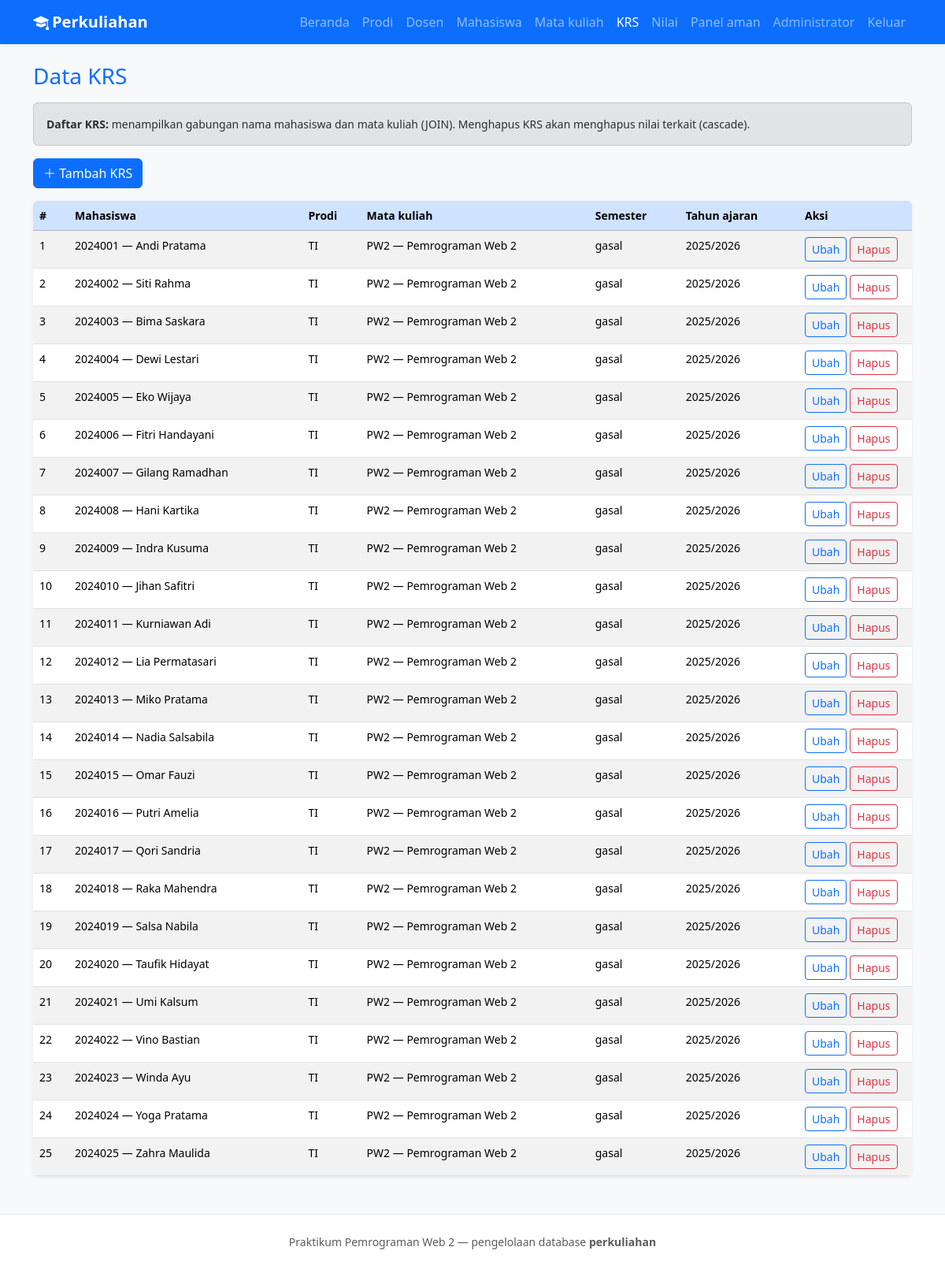
/krs.php (signed in), run on the app's committed database.
### tables this page shows
CREATE TABLE krs (
  id_krs INT UNSIGNED NOT NULL AUTO_INCREMENT,
  id_mahasiswa INT UNSIGNED NOT NULL,
  id_mk INT UNSIGNED NOT NULL,
  semester ENUM('gasal', 'genap') NOT NULL,
  tahun_ajaran VARCHAR(9) NOT NULL COMMENT 'Format: YYYY/YYYY',
  created_at TIMESTAMP NOT NULL DEFAULT CURRENT_TIMESTAMP,
  PRIMARY KEY (id_krs),
  UNIQUE KEY uq_krs_ambil (id_mahasiswa, id_mk, semester, tahun_ajaran),
  KEY idx_krs_mahasiswa (id_mahasiswa),
  KEY idx_krs_mk (id_mk),
  CONSTRAINT fk_krs_mahasiswa
    FOREIGN KEY (id_mahasiswa) REFERENCES mahasiswa (id_mahasiswa)
    ON UPDATE CASCADE ON DELETE CASCADE,
  CONSTRAINT fk_krs_matakuliah
    FOREIGN KEY (id_mk) REFERENCES matakuliah (id_mk)
    ON UPDATE CASCADE ON DELETE RESTRICT
);

CREATE TABLE mahasiswa (
  id_mahasiswa INT UNSIGNED NOT NULL AUTO_INCREMENT,
  nim VARCHAR(20) NOT NULL,
  nama VARCHAR(120) NOT NULL,
  email VARCHAR(120) DEFAULT NULL,
  angkatan YEAR NOT NULL,
  id_prodi INT UNSIGNED NOT NULL,
  created_at TIMESTAMP NOT NULL DEFAULT CURRENT_TIMESTAMP,
  PRIMARY KEY (id_mahasiswa),
  UNIQUE KEY uq_mahasiswa_nim (nim),
  KEY idx_mahasiswa_prodi (id_prodi),
  CONSTRAINT fk_mahasiswa_prodi
    FOREIGN KEY (id_prodi) REFERENCES prodi (id_prodi)
    ON UPDATE CASCADE ON DELETE RESTRICT
);

CREATE TABLE prodi (
  id_prodi INT UNSIGNED NOT NULL AUTO_INCREMENT,
  kode_prodi VARCHAR(20) NOT NULL,
  nama_prodi VARCHAR(160) NOT NULL,
  created_at TIMESTAMP NOT NULL DEFAULT CURRENT_TIMESTAMP,
  PRIMARY KEY (id_prodi),
  UNIQUE KEY uq_prodi_kode (kode_prodi)
);

CREATE TABLE matakuliah (
  id_mk INT UNSIGNED NOT NULL AUTO_INCREMENT,
  kode_mk VARCHAR(20) NOT NULL,
  nama_mk VARCHAR(160) NOT NULL,
  sks TINYINT UNSIGNED NOT NULL DEFAULT 3,
  id_dosen INT UNSIGNED NOT NULL,
  id_prodi INT UNSIGNED NOT NULL,
  created_at TIMESTAMP NOT NULL DEFAULT CURRENT_TIMESTAMP,
  PRIMARY KEY (id_mk),
  UNIQUE KEY uq_matakuliah_kode (kode_mk),
  KEY idx_matakuliah_dosen (id_dosen),
  KEY idx_matakuliah_prodi (id_prodi),
  CONSTRAINT fk_matakuliah_dosen
    FOREIGN KEY (id_dosen) REFERENCES dosen (id_dosen)
    ON UPDATE CASCADE ON DELETE RESTRICT,
  CONSTRAINT fk_matakuliah_prodi
    FOREIGN KEY (id_prodi) REFERENCES prodi (id_prodi)
    ON UPDATE CASCADE ON DELETE RESTRICT
);

### includes/fungsi.php (called while the page is built, shortened)
<?php
function h(?string $teks): string
{
    return htmlspecialchars((string) $teks, ENT_QUOTES, 'UTF-8');
}

### krs.php (the view, shortened to what this page needs)
<?php
require_once __DIR__ . '/config/database.php';
require_once __DIR__ . '/includes/fungsi.php';
$aksiGet = $_GET['aksi'] ?? 'daftar';
$barisEdit = null;
$mahasiswaList = $pdo->query('SELECT id_mahasiswa, nim, nama FROM mahasiswa ORDER BY nim ASC')->fetchAll(PDO::FETCH_ASSOC);
$mkList = $pdo->query('SELECT id_mk, kode_mk, nama_mk FROM matakuliah ORDER BY kode_mk ASC')->fetchAll(PDO::FETCH_ASSOC);
$daftar = $pdo->query(
    'SELECT k.*, m.nim, m.nama AS nama_mhs, mk.kode_mk, mk.nama_mk, p.kode_prodi
     FROM krs k
     INNER JOIN mahasiswa m ON m.id_mahasiswa = k.id_mahasiswa
     INNER JOIN matakuliah mk ON mk.id_mk = k.id_mk
     INNER JOIN prodi p ON p.id_prodi = m.id_prodi
     ORDER BY k.tahun_ajaran DESC, k.semester, m.nim'
)->fetchAll(PDO::FETCH_ASSOC);
require_once __DIR__ . '/includes/header.php';
?>
<?php if ($aksiGet === 'tambah' || ($aksiGet === 'ubah' && $barisEdit)) : ?>
    <div class="alert alert-info small" role="note">
        <strong>Petunjuk:</strong> Satu mahasiswa tidak boleh mengambil kombinasi MK + semester + tahun ajaran yang sama dua kali.
        Format tahun ajaran disarankan: <code>2025/2026</code>. Mahasiswa hanya boleh mengambil MK dari <strong>prodi yang sama</strong>.
    </div>
    <?php if ($mahasiswaList === [] || $mkList === []) : ?>
        <div class="alert alert-warning">Lengkapi dulu data <a href="mahasiswa.php">Mahasiswa</a> dan <a href="matakuliah.php">Mata kuliah</a>.</div>
    <?php endif; ?>
    <div class="card shadow-sm border-0">
        <div class="card-body">
            <form method="post" class="row g-3" action="krs.php">
                <input type="hidden" name="aksi" value="<?= $aksiGet === 'tambah' ? 'simpan_tambah' : 'simpan_ubah' ?>">
                <?php if ($aksiGet === 'ubah' && $barisEdit) : ?>
                    <input type="hidden" name="id_krs" value="<?= (int) $barisEdit['id_krs'] ?>">
                <?php endif; ?>
                <div class="col-md-6">
                    <label class="form-label" for="id_mahasiswa">Mahasiswa</label>
                    <select class="form-select" id="id_mahasiswa" name="id_mahasiswa" required <?= $mahasiswaList === [] ? 'disabled' : '' ?>>
                        <option value="">— pilih —</option>
                        <?php foreach ($mahasiswaList as $m) : ?>
                            <?php $sel = $barisEdit && (int) $barisEdit['id_mahasiswa'] === (int) $m['id_mahasiswa'] ? ' selected' : ''; ?>
                            <option value="<?= (int) $m['id_mahasiswa'] ?>"<?= $sel ?>><?= h((string) $m['nim']) ?> — <?= h((string) $m['nama']) ?></option>
                        <?php endforeach; ?>
                    </select>
                </div>
                <div class="col-md-6">
                    <label class="form-label" for="id_mk">Mata kuliah</label>
                    <select class="form-select" id="id_mk" name="id_mk" required <?= $mkList === [] ? 'disabled' : '' ?>>
                        <option value="">— pilih —</option>
                        <?php foreach ($mkList as $mk) : ?>
                            <?php $sel = $barisEdit && (int) $barisEdit['id_mk'] === (int) $mk['id_mk'] ? ' selected' : ''; ?>
                            <option value="<?= (int) $mk['id_mk'] ?>"<?= $sel ?>><?= h((string) $mk['kode_mk']) ?> — <?= h((string) $mk['nama_mk']) ?></option>
                        <?php endforeach; ?>
                    </select>
                </div>
                <div class="col-md-4">
                    <label class="form-label" for="semester">Semester</label>
                    <select class="form-select" id="semester" name="semester" required>
                        <?php
                        $semNow = $barisEdit ? (string) $barisEdit['semester'] : 'gasal';
                        foreach (['gasal' => 'Gasal', 'genap' => 'Genap'] as $val => $label) {
                            $sel = $semNow === $val ? ' selected' : '';
                            echo '<option value="' . h($val) . '"' . $sel . '>' . h($label) . '</option>';
                        }
                        ?>
                    </select>
                </div>
                <div class="col-md-8">
                    <label class="form-label" for="tahun_ajaran">Tahun ajaran</label>
                    <input class="form-control" id="tahun_ajaran" name="tahun_ajaran" required maxlength="9"
                           placeholder="contoh: 2025/2026"
                           value="<?= $barisEdit ? h((string) $barisEdit['tahun_ajaran']) : '2025/2026' ?>">
                </div>
                <div class="col-12 d-flex gap-2">
                    <button type="submit" class="btn btn-primary" <?= ($mahasiswaList === [] || $mkList === []) ? 'disabled' : '' ?>>Simpan</button>
                    <a class="btn btn-outline-secondary" href="krs.php">Batal</a>
                </div>
            </form>
        </div>
    </div>
<?php else : ?>
    <div class="alert alert-secondary small" role="note">
        <strong>Daftar KRS:</strong> menampilkan gabungan nama mahasiswa dan mata kuliah (JOIN). Menghapus KRS akan menghapus nilai terkait (cascade).
    </div>
    <p><a class="btn btn-primary" href="krs.php?aksi=tambah"><i class="bi bi-plus-lg"></i> Tambah KRS</a></p>
    <div class="table-responsive card border-0 shadow-sm">
        <table class="table table-striped table-hover mb-0 small">
            <thead class="table-primary">
            <tr>
                <th scope="col">#</th>
                <th scope="col">Mahasiswa</th>
                <th scope="col">Prodi</th>
                <th scope="col">Mata kuliah</th>
                <th scope="col">Semester</th>
                <th scope="col">Tahun ajaran</th>
                <th scope="col" style="width: 9rem">Aksi</th>
            </tr>
            </thead>
            <tbody>
            <?php if ($daftar === []) : ?>
                <tr><td colspan="7" class="text-center text-muted py-4">Belum ada data KRS.</td></tr>
            <?php else : ?>
                <?php foreach ($daftar as $i => $r) : ?>
                    <tr>
                        <td><?= $i + 1 ?></td>
                        <td><?= h((string) $r['nim']) ?> — <?= h((string) $r['nama_mhs']) ?></td>
                        <td><?= h((string) $r['kode_prodi']) ?></td>
                        <td><?= h((string) $r['kode_mk']) ?> — <?= h((string) $r['nama_mk']) ?></td>
                        <td><?= h((string) $r['semester']) ?></td>
                        <td><?= h((string) $r['tahun_ajaran']) ?></td>
                        <td class="d-flex flex-wrap gap-1">
                            <a class="btn btn-sm btn-outline-primary" href="krs.php?aksi=ubah&id=<?= (int) $r['id_krs'] ?>">Ubah</a>
                            <form method="post" action="krs.php" class="d-inline" onsubmit="return confirm('Yakin menghapus KRS ini (dan nilai jika ada)?');">
                                <button type="submit" class="btn btn-sm btn-outline-danger">Hapus</button>
                            </form>
                        </td>
                    </tr>
                <?php endforeach; ?>
            <?php endif; ?>
            </tbody>
        </table>
    </div>
<?php endif; ?>
<?php require_once __DIR__ . '/includes/footer.php'; ?>

### data on the page
krs: id_mahasiswa.nim "2024001", id_mahasiswa.nama "Andi Pratama", prodi.kode_prodi "TI", id_mk.kode_mk "PW2", id_mk.nama_mk "Pemrograman Web 2", semester "gasal", tahun_ajaran "2025/2026"
krs: id_mahasiswa.nim "2024002", id_mahasiswa.nama "Siti Rahma", prodi.kode_prodi "TI", id_mk.kode_mk "PW2", id_mk.nama_mk "Pemrograman Web 2", semester "gasal", tahun_ajaran "2025/2026"
krs: id_mahasiswa.nim "2024003", id_mahasiswa.nama "Bima Saskara", prodi.kode_prodi "TI", id_mk.kode_mk "PW2", id_mk.nama_mk "Pemrograman Web 2", semester "gasal", tahun_ajaran "2025/2026"
krs: id_mahasiswa.nim "2024004", id_mahasiswa.nama "Dewi Lestari", prodi.kode_prodi "TI", id_mk.kode_mk "PW2", id_mk.nama_mk "Pemrograman Web 2", semester "gasal", tahun_ajaran "2025/2026"
krs: id_mahasiswa.nim "2024005", id_mahasiswa.nama "Eko Wijaya", prodi.kode_prodi "TI", id_mk.kode_mk "PW2", id_mk.nama_mk "Pemrograman Web 2", semester "gasal", tahun_ajaran "2025/2026"
krs: id_mahasiswa.nim "2024006", id_mahasiswa.nama "Fitri Handayani", prodi.kode_prodi "TI", id_mk.kode_mk "PW2", id_mk.nama_mk "Pemrograman Web 2", semester "gasal", tahun_ajaran "2025/2026"
krs: id_mahasiswa.nim "2024007", id_mahasiswa.nama "Gilang Ramadhan", prodi.kode_prodi "TI", id_mk.kode_mk "PW2", id_mk.nama_mk "Pemrograman Web 2", semester "gasal", tahun_ajaran "2025/2026"
krs: id_mahasiswa.nim "2024008", id_mahasiswa.nama "Hani Kartika", prodi.kode_prodi "TI", id_mk.kode_mk "PW2", id_mk.nama_mk "Pemrograman Web 2", semester "gasal", tahun_ajaran "2025/2026"
krs: id_mahasiswa.nim "2024009", id_mahasiswa.nama "Indra Kusuma", prodi.kode_prodi "TI", id_mk.kode_mk "PW2", id_mk.nama_mk "Pemrograman Web 2", semester "gasal", tahun_ajaran "2025/2026"
krs: id_mahasiswa.nim "2024010", id_mahasiswa.nama "Jihan Safitri", prodi.kode_prodi "TI", id_mk.kode_mk "PW2", id_mk.nama_mk "Pemrograman Web 2", semester "gasal", tahun_ajaran "2025/2026"
krs: id_mahasiswa.nim "2024011", id_mahasiswa.nama "Kurniawan Adi", prodi.kode_prodi "TI", id_mk.kode_mk "PW2", id_mk.nama_mk "Pemrograman Web 2", semester "gasal", tahun_ajaran "2025/2026"
krs: id_mahasiswa.nim "2024012", id_mahasiswa.nama "Lia Permatasari", prodi.kode_prodi "TI", id_mk.kode_mk "PW2", id_mk.nama_mk "Pemrograman Web 2", semester "gasal", tahun_ajaran "2025/2026"
krs: id_mahasiswa.nim "2024013", id_mahasiswa.nama "Miko Pratama", prodi.kode_prodi "TI", id_mk.kode_mk "PW2", id_mk.nama_mk "Pemrograman Web 2", semester "gasal", tahun_ajaran "2025/2026"
krs: id_mahasiswa.nim "2024014", id_mahasiswa.nama "Nadia Salsabila", prodi.kode_prodi "TI", id_mk.kode_mk "PW2", id_mk.nama_mk "Pemrograman Web 2", semester "gasal", tahun_ajaran "2025/2026"
krs: id_mahasiswa.nim "2024015", id_mahasiswa.nama "Omar Fauzi", prodi.kode_prodi "TI", id_mk.kode_mk "PW2", id_mk.nama_mk "Pemrograman Web 2", semester "gasal", tahun_ajaran "2025/2026"
krs: id_mahasiswa.nim "2024016", id_mahasiswa.nama "Putri Amelia", prodi.kode_prodi "TI", id_mk.kode_mk "PW2", id_mk.nama_mk "Pemrograman Web 2", semester "gasal", tahun_ajaran "2025/2026"
krs: id_mahasiswa.nim "2024017", id_mahasiswa.nama "Qori Sandria", prodi.kode_prodi "TI", id_mk.kode_mk "PW2", id_mk.nama_mk "Pemrograman Web 2", semester "gasal", tahun_ajaran "2025/2026"
krs: id_mahasiswa.nim "2024018", id_mahasiswa.nama "Raka Mahendra", prodi.kode_prodi "TI", id_mk.kode_mk "PW2", id_mk.nama_mk "Pemrograman Web 2", semester "gasal", tahun_ajaran "2025/2026"
krs: id_mahasiswa.nim "2024019", id_mahasiswa.nama "Salsa Nabila", prodi.kode_prodi "TI", id_mk.kode_mk "PW2", id_mk.nama_mk "Pemrograman Web 2", semester "gasal", tahun_ajaran "2025/2026"
krs: id_mahasiswa.nim "2024020", id_mahasiswa.nama "Taufik Hidayat", prodi.kode_prodi "TI", id_mk.kode_mk "PW2", id_mk.nama_mk "Pemrograman Web 2", semester "gasal", tahun_ajaran "2025/2026"
krs: id_mahasiswa.nim "2024021", id_mahasiswa.nama "Umi Kalsum", prodi.kode_prodi "TI", id_mk.kode_mk "PW2", id_mk.nama_mk "Pemrograman Web 2", semester "gasal", tahun_ajaran "2025/2026"
krs: id_mahasiswa.nim "2024022", id_mahasiswa.nama "Vino Bastian", prodi.kode_prodi "TI", id_mk.kode_mk "PW2", id_mk.nama_mk "Pemrograman Web 2", semester "gasal", tahun_ajaran "2025/2026"
krs: id_mahasiswa.nim "2024023", id_mahasiswa.nama "Winda Ayu", prodi.kode_prodi "TI", id_mk.kode_mk "PW2", id_mk.nama_mk "Pemrograman Web 2", semester "gasal", tahun_ajaran "2025/2026"
krs: id_mahasiswa.nim "2024024", id_mahasiswa.nama "Yoga Pratama", prodi.kode_prodi "TI", id_mk.kode_mk "PW2", id_mk.nama_mk "Pemrograman Web 2", semester "gasal", tahun_ajaran "2025/2026"
krs: id_mahasiswa.nim "2024025", id_mahasiswa.nama "Zahra Maulida", prodi.kode_prodi "TI", id_mk.kode_mk "PW2", id_mk.nama_mk "Pemrograman Web 2", semester "gasal", tahun_ajaran "2025/2026"

### other printed values
$penggunaNav['nama_tampilan'] "Administrator"
$judulHalaman "Data KRS"
